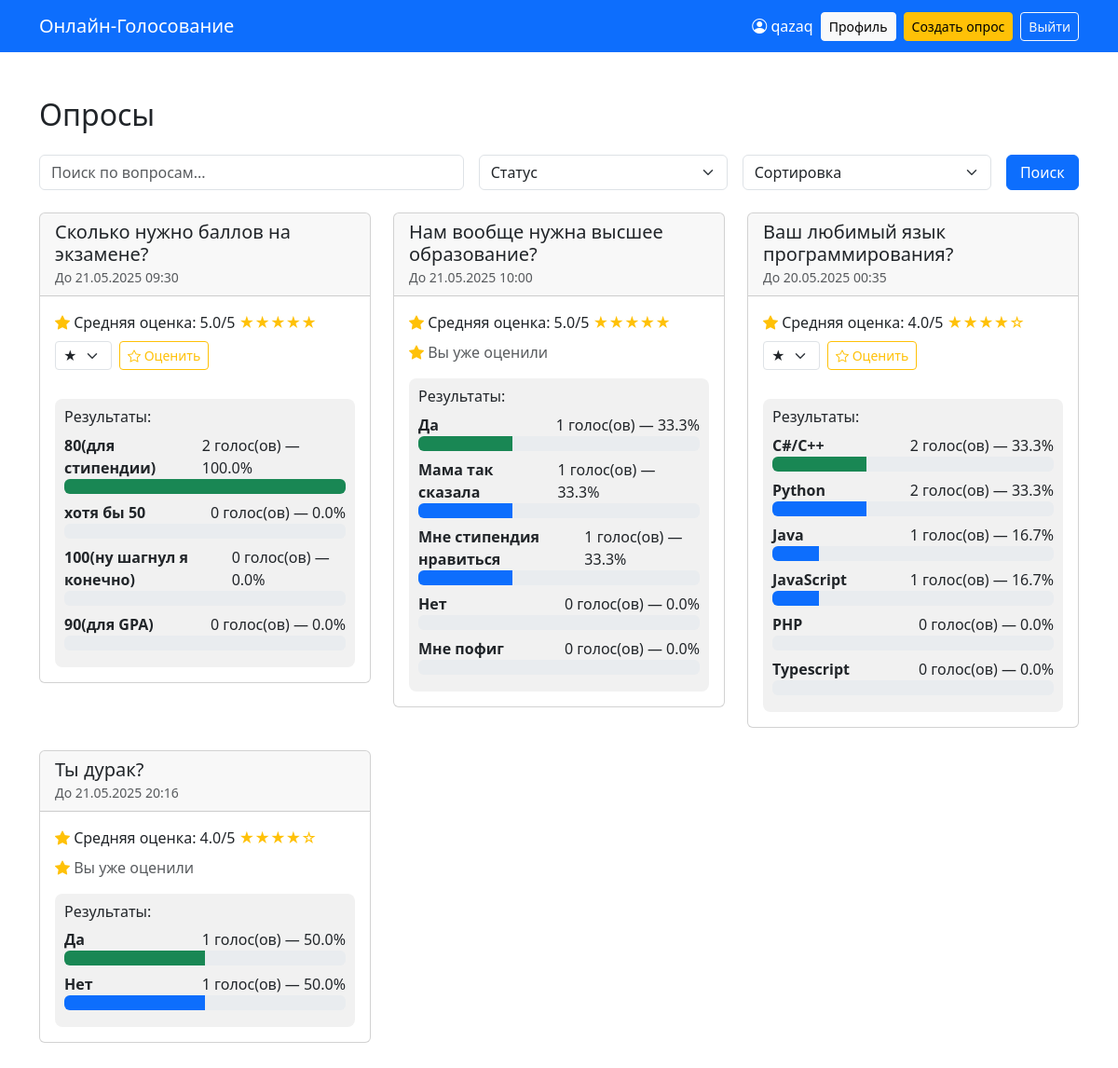
Screenshot of / (signed in) with the database file from the repository.
### polls/models.py (models this page shows, shortened)
class Poll(models.Model):
    question = models.CharField("Вопрос", max_length=255)
    pub_date = models.DateTimeField("Дата публикации", auto_now_add=True)
    end_date = models.DateTimeField("Дата окончания")
    allow_multiple_choices = models.BooleanField("Разрешить множественный выбор", default=False)
    author = models.ForeignKey(User, on_delete=models.CASCADE, verbose_name="Автор")
    image = models.ImageField(
        "Изображение опроса",
        upload_to='poll_images/',
        blank=True,
        null=True,
        validators=[validate_image_size, validate_image_extension]
    )
    class Meta:
        verbose_name = "Опрос"
        verbose_name_plural = "Опросы"
        ordering = ['-pub_date']
    def is_active(self):
        return self.end_date >= timezone.now()
    is_active.boolean = True
    def average_rating(self):
        ratings = self.ratings.all()
        if ratings:
            return round(sum(r.rating_value for r in ratings) / ratings.count(), 1)
        return None

class Rating(models.Model):
    poll = models.ForeignKey(Poll, related_name='ratings', on_delete=models.CASCADE)
    user_name = models.CharField("Имя пользователя", max_length=100, default="anonymous")
    rating_value = models.IntegerField("Оценка", default=0)
    comment = models.TextField("Комментарий", null=True, blank=True)
    created_at = models.DateTimeField("Дата оценки", auto_now_add=True)
    class Meta:
        verbose_name = "Оценка"
        verbose_name_plural = "Оценки"

class Choice(models.Model):
    poll = models.ForeignKey(Poll, related_name='choices', on_delete=models.CASCADE)
    choice_text = models.CharField("Текст варианта", max_length=200)
    class Meta:
        verbose_name = "Вариант ответа"
        verbose_name_plural = "Варианты ответа"

### Online_voting_system/views.py (the view, shortened to what this page needs)
# urls.py: path('', home, name='index'),
@login_required
def home(request):
    query = request.GET.get('q', '')
    poll_status = request.GET.get('status', '')
    sort = request.GET.get('sort')
    polls = Poll.objects.all()
    if query:
        polls = polls.filter(question__icontains=query)
    if poll_status == 'active':
        polls = polls.filter(end_date__gte=timezone.now())
    elif poll_status == 'ended':
        polls = polls.filter(end_date__lt=timezone.now())
    if sort == 'new':
        polls = polls.order_by('-pub_date')
    elif sort == 'old':
        polls = polls.order_by('pub_date')
    elif sort == 'rating':
        polls = sorted(polls, key=lambda p: p.average_rating() or 0, reverse=True)
    voted_poll_ids = Vote.objects.filter(user_name=request.user.username).values_list('poll_id', flat=True)
    rated_poll_ids = Rating.objects.filter(user_name=request.user.username).values_list('poll_id', flat=True)
    poll_results = {}
    for poll in polls:
        votes = poll.votes.all()
        total_votes = votes.count()
        results = []
        for choice in poll.choices.all():
            count = votes.filter(vote_choice=choice).count()
            percent = round((count / total_votes) * 100, 1) if total_votes > 0 else 0
            results.append({
                'text': choice.choice_text,
                'count': count,
                'percent': percent,
            })
        results.sort(key=lambda x: x['count'], reverse=True)
        poll_results[poll.id] = results
    context = {
        'polls': polls,
        'query': query,
        'poll_status': poll_status,
        'sort': sort,
        'voted_poll_ids': list(voted_poll_ids),
        'rated_poll_ids': list(rated_poll_ids),
        'poll_results': poll_results,
    }
    return render(request, 'Online_voting_system/index.html', context)

### polls/templatetags/custom_filters.py (called while the page is built)
@register.filter
def get_item(dictionary, key):
    return dictionary.get(key)

@register.filter
def star_rating(value):
    try:
        value = float(value)
    except:
        return ''
    full_stars = int(value)
    empty_stars = 5 - full_stars
    return '★' * full_stars + '☆' * empty_stars

### templates/Online_voting_system/index.html (shortened to what this page needs)
{% load custom_filters %}
<!DOCTYPE html>
<html lang="ru">
<head>
    <link href="https://cdn.jsdelivr.net/npm/bootstrap@5.3.0/dist/css/bootstrap.min.css" rel="stylesheet">
    <link href="https://cdn.jsdelivr.net/npm/bootstrap-icons@1.10.5/font/bootstrap-icons.css" rel="stylesheet">
</head>
<body>
<nav class="navbar navbar-expand-lg navbar-dark bg-primary">
    <div class="container">
        <a class="navbar-brand" href="{% url 'index' %}">Онлайн-Голосование</a>
        <div class="ms-auto d-flex align-items-center gap-2">
            <span class="text-white"><i class="bi bi-person-circle"></i> {{ user.username }}</span>
            <a href="{% url 'profile' %}" class="btn btn-light btn-sm">Профиль</a>
            <a href="{% url 'create_poll' %}" class="btn btn-warning btn-sm">Создать опрос</a>
            <a href="{% url 'logout' %}" class="btn btn-outline-light btn-sm">Выйти</a>
        </div>
    </div>
</nav>
<div class="container my-5">
    <h2 class="mb-4">Опросы</h2>
    <form method="get" class="row g-3 mb-4">
        <div class="col-md-5">
            <input type="text" name="q" class="form-control" placeholder="Поиск по вопросам..." value="{{ query }}">
        </div>
        <div class="col-md-3">
            <select name="status" class="form-select">
                <option value="">Статус</option>
            </select>
        </div>
        <div class="col-md-3">
            <select name="sort" class="form-select">
                <option value="">Сортировка</option>
            </select>
        </div>
        <div class="col-md-1 d-grid">
            <button class="btn btn-primary" type="submit">Поиск</button>
        </div>
    </form>
    <div class="row">
        {% for poll in polls %}
        <div class="col-12 col-md-6 col-lg-4">
            <div class="card mb-4">
                <div class="card-header">
                    <h5 class="mb-0">{{ poll.question }}</h5>
                    <small class="text-muted">До {{ poll.end_date|date:"d.m.Y H:i" }}</small>
                </div>
                <div class="card-body">
                    {% if poll.average_rating %}
                        <div class="mb-2">
                            <i class="bi bi-star-fill text-warning"></i>
                            Средняя оценка: {{ poll.average_rating }}/5
                            <span class="text-warning">{{ poll.average_rating|star_rating }}</span>
                        </div>
                    {% endif %}
                    {% if poll.id not in rated_poll_ids %}
                        <form method="post" action="{% url 'index' %}" class="d-inline-block mb-3">
                            <div class="d-flex align-items-center gap-2">
                                <select name="rating_value" class="form-select form-select-sm" style="width: auto;">
                                    <option disabled selected>★</option>
                                </select>
                                <button type="submit" name="rate_submit" class="btn btn-sm btn-outline-warning">
                                    <i class="bi bi-star"></i> Оценить
                                </button>
                            </div>
                        </form>
                    {% else %}
                        <div class="text-muted mb-3">
                            <i class="bi bi-star-fill text-warning"></i> Вы уже оценили
                        </div>
                    {% endif %}
                    {% if poll.id in voted_poll_ids %}
                        <div class="results-container">
                            <h6>Результаты:</h6>
                            {% with poll_results|get_item:poll.id as results %}
                                {% for result in results %}
                                    <div class="mb-2">
                                        <div class="d-flex justify-content-between">
                                            <span><strong>{{ result.text }}</strong></span>
                                            <span>{{ result.count }} голос(ов) — {{ result.percent }}%</span>
                                        </div>
                                        <div class="progress">
                                            <div class="progress-bar {% if forloop.first %}bg-success{% endif %}"
                                                 role="progressbar"
                                                 style="width: {{ result.percent }}%;"
                                                 aria-valuenow="{{ result.percent }}"
                                                 aria-valuemin="0" aria-valuemax="100">
                                            </div>
                                        </div>
                                    </div>
                                {% endfor %}
                            {% endwith %}
                        </div>
                    {% endif %}
                </div>
            </div>
        </div>
        {% empty %}
            <div class="alert alert-info">Опросов пока нет.</div>
        {% endfor %}
    </div>
</div>
</body>
</html>

### templates/Online_voting_system/index.html (style rules this page uses)
.results-container { background-color: #f1f1f1; padding: 10px; border-radius: 8px; margin-top: 15px; }

### rows the page displays
Poll: question "Сколько нужно баллов на экзамене?", end_date "21.05.2025 09:30", average_rating "5.0", average_rating|star_rating "★★★★★", count "2" "0" "0" "0", percent "100.0" "0.0" "0.0" "0.0"
Choice: text "80(для стипендии)"
Choice: text "хотя бы 50"
Choice: text "100(ну шагнул я конечно)"
Choice: text "90(для GPA)"
Poll: question "Нам вообще нужна высшее образование?", end_date "21.05.2025 10:00", average_rating "5.0", average_rating|star_rating "★★★★★", shows "Вы уже оценили", count "1" "1" "1" "0" "0", percent "33.3" "33.3" "33.3" "0.0" "0.0"
Choice: text "Да"
Choice: text "Мама так сказала"
Choice: text "Мне стипендия нравиться"
Choice: text "Нет"
Choice: text "Мне пофиг"
Poll: question "Ваш любимый язык программирования?", end_date "20.05.2025 00:35", average_rating "4.0", average_rating|star_rating "★★★★☆", count "2" "2" "1" "1" "0" "0", percent "33.3" "33.3" "16.7" "16.7" "0.0" "0.0"
Choice: text "C#/C++"
Choice: text "Python"
Choice: text "Java"
Choice: text "JavaScript"
Choice: text "PHP"
Choice: text "Typescript"
Poll: question "Ты дурак?", end_date "21.05.2025 20:16", average_rating "4.0", average_rating|star_rating "★★★★☆", shows "Вы уже оценили", count "1" "1", percent "50.0" "50.0"
Choice: text "Да"
Choice: text "Нет"

### other values shown
{{ user.username }} "qazaq"
